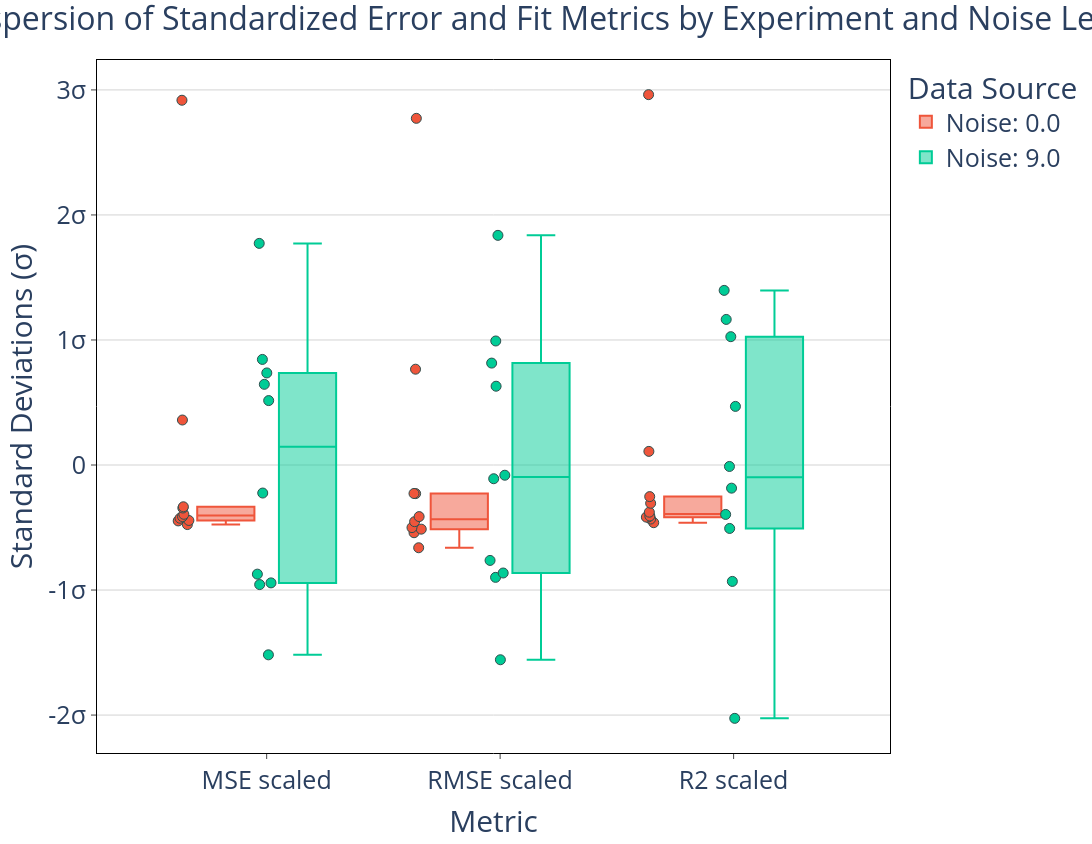

The notebook cell this image was saved under:
### Code cell
# 1. Prepare the scaled experiments DataFrame (from the previous step)
df_experiments = scaled_results.copy()
# Rename the 'Experiment' column to our unified 'Group' column
df_experiments.rename(columns={'Experiment': 'Group'}, inplace=True)

# 2. Prepare your existing results_df (the Noise data)
# Isolate just the scaled columns and the Noise column
df_noise = results_df[['MSE scaled', 'RMSE scaled', 'R2 scaled', 'Noise']].copy()
# Create the unified 'Group' column by adding a prefix to the noise levels so they stand out
df_noise['Group'] = 'Noise: ' + df_noise['Noise'].astype(str)
# We no longer need the 'Noise' column since it's now in 'Group'
df_noise = df_noise.drop(columns=['Noise'])

# 3. Concatenate everything into one master DataFrame
final_combined_df = pd.concat([df_experiments, df_noise], ignore_index=True)

# 4. Generate the Plot
tick_values = [k for k in range(-3,4)]
tick_labels = ['0' if val == 0 else f'{val}\u03C3' for val in tick_values] # Using unicode for σ

fig = px.box(
    final_combined_df,
    y=['MSE scaled', 'RMSE scaled', 'R2 scaled'],
    color='Group', # Now grouping by our unified column
    points='all',
    height=844,
    width=1500,
)

# Styling traces
fig.update_traces(
    marker=dict(size=10, line=dict(width=1, color='DarkSlateGrey')),
    selector=dict(type='box')
)

# Styling layout
fig.update_layout(
    title={
        'text': "Dispersion of Standardized Error and Fit Metrics by Experiment and Noise Level",
        'font': {'size': 32},
        'x': 0.5
    },
    font=dict(size=25),
    plot_bgcolor='white',
    paper_bgcolor='white',
    legend_title_text='Data Source' # Updated legend title
)

# Styling X-axis
fig.update_xaxes(
    mirror=True,
    ticks='outside',
    showline=True,
    linecolor='black',
    title_text='Metric',
)

# Styling Y-axis
fig.update_yaxes(
    mirror=True,
    ticks='outside',
    showline=True,
    zeroline=True,
    zerolinecolor='LightGray', 
    zerolinewidth=1,
    linecolor='black',
    gridcolor='lightgrey',
    tickmode='array', 
    tickvals=tick_values,
    ticktext=tick_labels,
    title_text='Standard Deviations (\u03C3)'
)

fig.show()

### Figure 1 — Plotly figure (JSON) as saved in the notebook; plotly's stock layout.template omitted (floating-point values rounded to 4 significant figures)
{"data": [{"alignmentgroup": "True", "boxpoints": "all", "hovertemplate": "Group=Noise: 0.0<br>variable=%{x}<br>value=%{y}<extra></extra>", "legendgroup": "Noise: 0.0", "marker": {"color": "#EF553B", "line": {"color": "DarkSlateGrey", "width": 1}, "size": 10}, "name": "Noise: 0.0", "notched": false, "offsetgroup": "Noise: 0.0", "orientation": "v", "showlegend": true, "type": "box", "x": ["MSE scaled", "MSE scaled", "MSE scaled", "MSE scaled", "MSE scaled", "MSE scaled", "MSE scaled", "MSE scaled", "MSE scaled", "MSE scaled", "RMSE scaled", "RMSE scaled", "RMSE scaled", "RMSE scaled", "RMSE scaled", "RMSE scaled", "RMSE scaled", "RMSE scaled", "RMSE scaled", "RMSE scaled", "R2 scaled", "R2 scaled", "R2 scaled", "R2 scaled", "R2 scaled", "R2 scaled", "R2 scaled", "R2 scaled", "R2 scaled", "R2 scaled"], "x0": " ", "xaxis": "x", "y": [2.917, 0.3601, -0.344, -0.3341, -0.4436, -0.3942, -0.447, -0.4124, -0.4257, -0.4763, 2.773, 0.7664, -0.2287, -0.2278, -0.513, -0.4127, -0.5416, -0.4531, -0.5005, -0.6618, 2.962, 0.1091, -0.2528, -0.306, -0.3773, -0.4168, -0.4171, -0.4078, -0.4321, -0.4614], "y0": " ", "yaxis": "y"}, {"alignmentgroup": "True", "boxpoints": "all", "hovertemplate": "Group=Noise: 9.0<br>variable=%{x}<br>value=%{y}<extra></extra>", "legendgroup": "Noise: 9.0", "marker": {"color": "#00cc96", "line": {"color": "DarkSlateGrey", "width": 1}, "size": 10}, "name": "Noise: 9.0", "notched": false, "offsetgroup": "Noise: 9.0", "orientation": "v", "showlegend": true, "type": "box", "x": ["MSE scaled", "MSE scaled", "MSE scaled", "MSE scaled", "MSE scaled", "MSE scaled", "MSE scaled", "MSE scaled", "MSE scaled", "MSE scaled", "RMSE scaled", "RMSE scaled", "RMSE scaled", "RMSE scaled", "RMSE scaled", "RMSE scaled", "RMSE scaled", "RMSE scaled", "RMSE scaled", "RMSE scaled", "R2 scaled", "R2 scaled", "R2 scaled", "R2 scaled", "R2 scaled", "R2 scaled", "R2 scaled", "R2 scaled", "R2 scaled", "R2 scaled"], "x0": " ", "xaxis": "x", "y": [0.6453, -0.9563, 1.773, -0.2241, -0.9428, 0.7365, 0.5153, -1.518, -0.8728, 0.8445, -0.08169, -0.8637, 1.837, -0.1097, -0.8986, 0.8152, 0.6302, -1.558, -0.7631, 0.9921, -2.026, -0.5074, -0.01156, 0.4689, -0.1851, 1.397, 1.026, -0.9309, -0.3952, 1.164], "y0": " ", "yaxis": "y"}], "layout": {"boxmode": "group", "font": {"size": 25}, "height": 844, "legend": {"title": {"text": "Data Source"}, "tracegroupgap": 0}, "margin": {"t": 60}, "paper_bgcolor": "white", "plot_bgcolor": "white", "title": {"font": {"size": 32}, "text": "Dispersion of Standardized Error and Fit Metrics by Experiment and Noise Level", "x": 0.5}, "width": 1500, "xaxis": {"anchor": "y", "domain": [0, 1], "linecolor": "black", "mirror": true, "showline": true, "ticks": "outside", "title": {"text": "Metric"}}, "yaxis": {"anchor": "x", "domain": [0, 1], "gridcolor": "lightgrey", "linecolor": "black", "mirror": true, "showline": true, "tickmode": "array", "ticks": "outside", "ticktext": ["-3σ", "-2σ", "-1σ", "0", "1σ", "2σ", "3σ"], "tickvals": [-3, -2, -1, 0, 1, 2, 3], "title": {"text": "Standard Deviations (σ)"}, "zeroline": true, "zerolinecolor": "LightGray", "zerolinewidth": 1}}}
